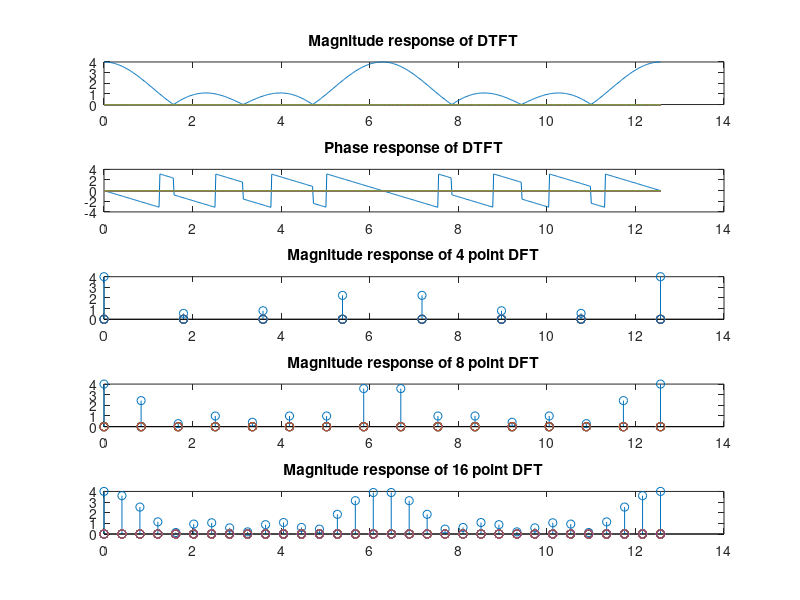

This chart was generated by the following MATLAB code:
clc;
close all;
clear all;

x= [1,1,1,1];

w=linspace(0,4*pi,628);
X=zeros(length(w));
for i=1:length(w)
     sum=0;
     for n=1:4
     sum=sum+(exp(-j*w(i)*n))
     end
   X(i)=sum;
end
figure;
subplot(5,1,1)
plot(w,abs(X));   
title('Magnitude response of DTFT');
subplot(5,1,2)
plot(w,angle(X));
title("Phase response of DTFT");

wk=linspace(0,4*pi,8); %4 point DFT, double the range so 8 points given
X2=zeros(length(wk));
for i=1:length(wk)
     sum=0;
     for n=1:4
     A=-j*wk(i)*n;
     Z=exp(A);
     y=x(n)*Z;
     sum=sum+y;
     end
   X2(i)=sum;
end
subplot(5,1,3)
stem(wk,abs(X2));
title("Magnitude response of 4 point DFT");

wk1=linspace(0,4*pi,16);
X3=zeros(length(wk1));
for i=1:length(wk1)
     sum=0;
     for n=1:4
     A=-j*wk1(i)*n;
     Z=exp(A);
     y=x(n)*Z;
     sum=sum+y;
     end
   X3(i)=sum;
end
subplot(5,1,4)
stem(wk1,abs(X3));
title("Magnitude response of 8 point DFT");

wk2=linspace(0,4*pi,32);
X4=zeros(length(wk2));
for i=1:length(wk2)
     sum=0;
     for n=1:4
     A=-j*wk2(i)*n;
     Z=exp(A);
     y=x(n)*Z;
     sum=sum+y;
     end
   X4(i)=sum;
end
subplot(5,1,5)
stem(wk2,abs(X4));
title("Magnitude response of 16 point DFT");